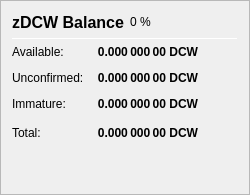
                   <widget class="QFrame" name="frame_ZerocoinBalances">
                    <property name="frameShape">
                     <enum>QFrame::StyledPanel</enum>
                    </property>
                    <property name="frameShadow">
                     <enum>QFrame::Raised</enum>
                    </property>
                    <layout class="QVBoxLayout" name="verticalLayout_7">
                     <item>
                      <layout class="QHBoxLayout" name="horizontalLayout_8" stretch="0,0,0">
                       <item>
                        <widget class="QLabel" name="label_5z_3">
                         <property name="minimumSize">
                          <size>
                           <width>0</width>
                           <height>20</height>
                          </size>
                         </property>
                         <property name="font">
                          <font>
                           <pointsize>12</pointsize>
                           <weight>75</weight>
                           <bold>true</bold>
                          </font>
                         </property>
                         <property name="text">
                          <string>zDCW Balance</string>
                         </property>
                        </widget>
                       </item>
                       <item>
                        <widget class="QLabel" name="labelzDCWPercent">
                         <property name="text">
                          <string notr="true">0 %</string>
                         </property>
                        </widget>
                       </item>
                       <item>
                        <spacer name="horizontalSpacer_11">
                         <property name="orientation">
                          <enum>Qt::Horizontal</enum>
                         </property>
                         <property name="sizeHint" stdset="0">
                          <size>
                           <width>40</width>
                           <height>20</height>
                          </size>
                         </property>
                        </spacer>
                       </item>
                      </layout>
                     </item>
                     <item>
                      <widget class="Line" name="line_ZerocoinBalance">
                       <property name="minimumSize">
                        <size>
                         <width>0</width>
                         <height>1</height>
                        </size>
                       </property>
                       <property name="maximumSize">
                        <size>
                         <width>16777215</width>
                         <height>1</height>
                        </size>
                       </property>
                       <property name="orientation">
                        <enum>Qt::Horizontal</enum>
                       </property>
                      </widget>
                     </item>
                     <item>
                      <layout class="QGridLayout" name="gridLayout_5">
                       <property name="spacing">
                        <number>12</number>
                       </property>
                       <item row="1" column="0">
                        <widget class="QLabel" name="labelzBalanceMatureText">
                         <property name="toolTip">
                          <string>Mature: more than 20 confirmation and more than 1 mint of the same denomination after it was minted.
These zDCW are spendable.</string>
                         </property>
                         <property name="text">
                          <string>Available:</string>
                         </property>
                        </widget>
                       </item>
                       <item row="1" column="1">
                        <widget class="QLabel" name="labelzBalanceMature">
                         <property name="font">
                          <font>
                           <weight>75</weight>
                           <bold>true</bold>
                          </font>
                         </property>
                         <property name="toolTip">
                          <string>Mature: more than 20 confirmation and more than 1 mint of the same denomination after it was minted.
These zDCW are spendable.</string>
                         </property>
                         <property name="text">
                          <string notr="true">0.000 000 00 DCW</string>
                         </property>
                         <property name="alignment">
                          <set>Qt::AlignRight|Qt::AlignTrailing|Qt::AlignVCenter</set>
                         </property>
                        </widget>
                       </item>
                       <item row="2" column="0">
                        <widget class="QLabel" name="labelzBalanceUnconfirmedText">
                         <property name="toolTip">
                          <string>Unconfirmed: less than 20 confirmations
Immature: confirmed, but less than 1 mint of the same denomination after it was minted</string>
                         </property>
                         <property name="text">
                          <string>Unconfirmed:</string>
                         </property>
                        </widget>
                       </item>
                       <item row="2" column="1">
                        <widget class="QLabel" name="labelzBalanceUnconfirmed">
                         <property name="font">
                          <font>
                           <weight>75</weight>
                           <bold>true</bold>
                          </font>
                         </property>
                         <property name="toolTip">
                          <string>Unconfirmed: less than 20 confirmations
Immature: confirmed, but less than 1 mint of the same denomination after it was minted</string>
                         </property>
                         <property name="text">
                          <string notr="true">0.000 000 00 DCW</string>
                         </property>
                         <property name="alignment">
                          <set>Qt::AlignRight|Qt::AlignTrailing|Qt::AlignVCenter</set>
                         </property>
                        </widget>
                       </item>
                       <item row="3" column="0">
                        <widget class="QLabel" name="labelzBalanceImmatureText">
                         <property name="toolTip">
                          <string>Unconfirmed: less than 20 confirmations
Immature: confirmed, but less than 1 mint of the same denomination after it was minted</string>
                         </property>
                         <property name="text">
                          <string>Immature:</string>
                         </property>
                        </widget>
                       </item>
                       <item row="3" column="1">
                        <widget class="QLabel" name="labelzBalanceImmature">
                         <property name="font">
                          <font>
                           <weight>75</weight>
                           <bold>true</bold>
                          </font>
                         </property>
                         <property name="toolTip">
                          <string>Unconfirmed: less than 20 confirmations
Immature: confirmed, but less than 1 mint of the same denomination after it was minted</string>
                         </property>
                         <property name="text">
                          <string notr="true">0.000 000 00 DCW</string>
                         </property>
                         <property name="alignment">
                          <set>Qt::AlignRight|Qt::AlignTrailing|Qt::AlignVCenter</set>
                         </property>
                        </widget>
                       </item>
                       <item row="4" column="0">
                        <widget class="QLabel" name="labelzBalanceText">
                         <property name="toolTip">
                          <string>Your current zDCW balance, unconfirmed and immature zDCW included.</string>
                         </property>
                         <property name="text">
                          <string>Total:</string>
                         </property>
                        </widget>
                       </item>
                       <item row="4" column="1">
                        <widget class="QLabel" name="labelzBalance">
                         <property name="font">
                          <font>
                           <weight>75</weight>
                           <bold>true</bold>
                          </font>
                         </property>
                         <property name="cursor">
                          <cursorShape>IBeamCursor</cursorShape>
                         </property>
                         <property name="toolTip">
                          <string>Your current zDCW balance, unconfirmed and immature zDCW included.</string>
                         </property>
                         <property name="text">
                          <string notr="true">0.000 000 00 DCW</string>
                         </property>
                         <property name="alignment">
                          <set>Qt::AlignRight|Qt::AlignTrailing|Qt::AlignVCenter</set>
                         </property>
                         <property name="textInteractionFlags">
                          <set>Qt::LinksAccessibleByMouse|Qt::TextSelectableByKeyboard|Qt::TextSelectableByMouse</set>
                         </property>
                        </widget>
                       </item>
                       <item row="4" column="2">
                        <spacer name="horizontalSpacer_4">
                         <property name="orientation">
                          <enum>Qt::Horizontal</enum>
                         </property>
                         <property name="sizeHint" stdset="0">
                          <size>
                           <width>40</width>
                           <height>20</height>
                          </size>
                         </property>
                        </spacer>
                       </item>
                      </layout>
                     </item>
                     <item>
                      <spacer name="verticalSpacer_4">
                       <property name="orientation">
                        <enum>Qt::Vertical</enum>
                       </property>
                       <property name="sizeHint" stdset="0">
                        <size>
                         <width>20</width>
                         <height>40</height>
                        </size>
                       </property>
                      </spacer>
                     </item>
                    </layout>
                   </widget>
